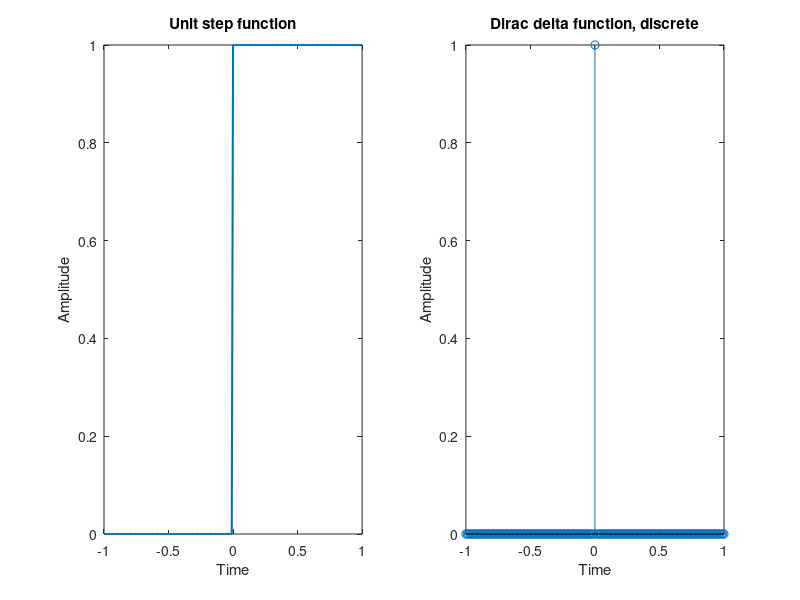

This chart was generated by the following MATLAB code: (Note: this script raises an error after producing the figure.)
t= -1:0.01:1;
unitstep = t >= 0;
subplot(1, 2, 1);
plot(t, unitstep, "linewidth", 1.5)
title("Unit step function")
xlabel("Time")
ylabel("Amplitude")

t = -1:0.01:1;
impulse = t == 0;
subplot(1, 2, 2);
stem(t, impulse)
title("Dirac delta function, discrete")
xlabel("Time")
ylabel("Amplitude")

sgtitle("Sadbhav Adhikari, 54")
